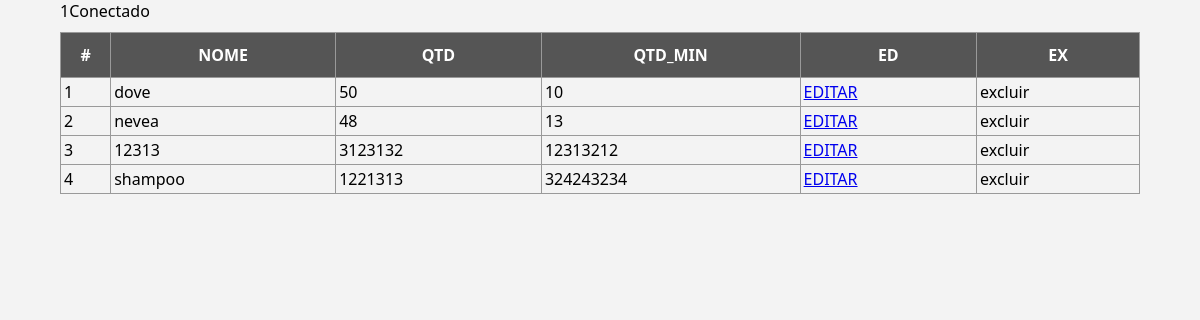
/estoque.php, run on the app's committed database.
### tables this page shows
CREATE TABLE `estoque` (
  `IDEstoque` int(11) NOT NULL,
  `nomeEstoque` varchar(20) NOT NULL,
  `quantidadeEstoque` int(11) NOT NULL,
  `quantidademinimaEstoque` int(11) NOT NULL
);

### estoquebd.php (called while the page is built)
1<?php
require_once ("./conexao/conexao.php");
try {
    $comandoSQL = "SELECT * FROM estoque";
    $dadosSelecionados = $conexao->query($comandoSQL);
    $dados = $dadosSelecionados->fetchAll();
    $totalRegistros = $dadosSelecionados->rowCount();
} catch (PDOException $erro) {
    echo ("Erro estoqueBD");
}

### estoque.php (the view, shortened to what this page needs)
<!DOCTYPE html>
<html lang="en">
<head>
    <link rel="stylesheet" href="./css/estilo.css">
</head>
<body>
    <div class="container">
        <table>
            <thead>
                <tr>
                    <th widht="70">#</th>
                    <th>NOME</th>
                    <th>QTD</th>
                    <th>QTD_MIN</th>
                    <th>ED</th>
                    <th>EX</th>
                </tr>
            </thead>
            <tbody>
                <?php
                require_once("./estoquebd.php");
                if ($totalRegistros > 0) {
                    foreach ($dados as $linha) {
                ?>
                        <tr>
                            <td><?= $linha["IDEstoque"]; ?></td>
                            <td><?= $linha["nomeEstoque"]; ?></td>
                            <td><?= $linha["quantidadeEstoque"]; ?></td>
                            <td><?= $linha["quantidademinimaEstoque"]; ?></td>
                            <td><a href="./editar.php?id=<?= $linha['IDEstoque']; ?>">
                                    EDITAR
                                </a></td>
                            <td>excluir</td>
                        </tr>
                <?php
                    }
                }
                ?>
            </tbody>
        </table>
    </div>
</body>
</html>

### css/estilo.css (style rules this page uses)
* { margin: 0; padding: 0; box-sizing: border-box; }
body { font-family: 'Segoe UI', Tahoma, Geneva, Verdana, sans-serif; background-color: #f3f3f3; }
.container { width: 90%; margin: 0 auto; }
table { border: 1px solid #999; width: 100%; border-collapse: collapse; margin-top: 10px; }
td, th { border: 1px solid #999; padding: 3px; }
th { height: 45px; background-color: #555; color: white; }

### data on the page
estoque: IDEstoque "1", nomeEstoque "dove", quantidadeEstoque "50", quantidademinimaEstoque "10"
estoque: IDEstoque "2", nomeEstoque "nevea", quantidadeEstoque "48", quantidademinimaEstoque "13"
estoque: IDEstoque "3", nomeEstoque "12313", quantidadeEstoque "3123132", quantidademinimaEstoque "12313212"
estoque: IDEstoque "4", nomeEstoque "shampoo", quantidadeEstoque "1221313", quantidademinimaEstoque "324243234"
